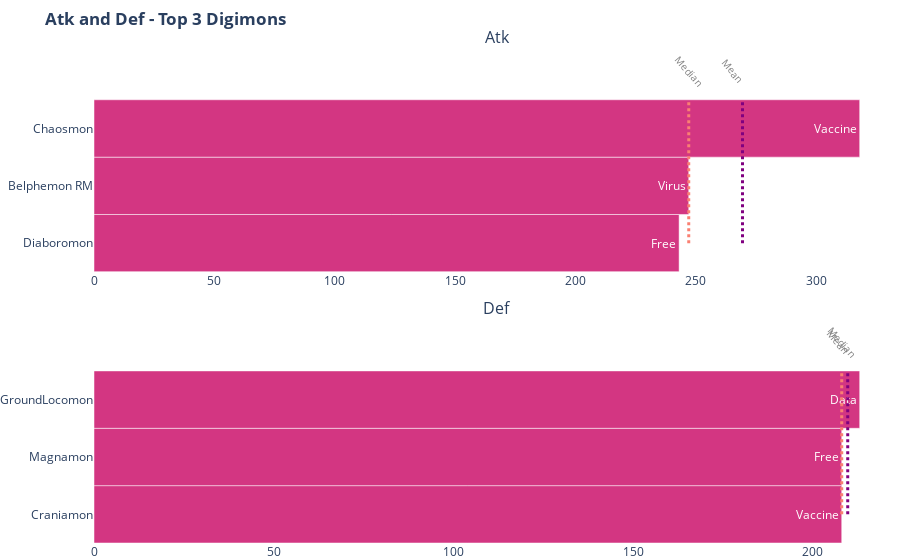

Source (notebook cell):
### Markdown cell above
#### Which team of 3 digimon have the highest attack? Defense?

### Code cell
def plot_column(df, column, top_values=10, color="#d33682"):
    df_total = []
    title = f"<b>{column[0].replace('_',' ').title()} and {column[1].replace('_',' ').title()} - Top {top_values} Digimons</b>"
    mean = df[column].mean()
    median = df[column].median()
    fig = make_subplots(
        rows=2,
        cols=1,
        subplot_titles=(
            f"{column[0].replace('_',' ').title()}",
            f"{column[1].replace('_',' ').title()}",
        ),
        shared_xaxes=False,
        shared_yaxes=False,
        vertical_spacing=0.1,
    )
    for i, col in enumerate(column):
        df_col = df.nlargest(top_values, columns=col).sort_values(
            by=col, ascending=True
        )
        df_total.append(df_col)
        mean = df_total[i][column[i]].mean()
        median = df_total[i][column[i]].median()
        # Plot 1 - Bar chart
        fig.add_trace(
            go.Bar(
                x=df_total[i][col],
                y=df_total[i]["digimon"],
                orientation="h",
                marker_color=color,
                text=df_total[i]["type"],
                opacity=1,
                hovertemplate="<b> Digimon:%{y} </br><b> "
                f"{col.title()}"
                ":%{x} <br> Type:%{text}",
                name="",
            ),
            row=i + 1,
            col=1,
        )

        # add a vertical "MEAN" line
        fig.add_shape(
            type="line",
            x0=mean,
            y0=0,
            x1=mean,
            y1=top_values - 0.5,
            line=dict(color="purple", width=3, dash="dot"),
            row=i + 1,
            col=1,
            visible=True,
            templateitemname=mean,
            name="mean",
        )
        # Add a text annotation for the MEAN value
        fig.add_annotation(
            x=mean,
            y=top_values,
            text="Mean",
            hovertext=f"Mean: {mean:.2f}",
            align="center",
            row=i + 1,
            col=1,
            textangle=50,
            font=dict(size=10, color="gray"),
            xshift=-10,
        )

        # add a vertical "MEDIAN" line
        fig.add_shape(
            type="line",
            x0=median,
            y0=0,
            x1=median,
            y1=top_values - 0.5,
            line=dict(color="salmon", width=3, dash="dot"),
            row=i + 1,
            col=1,
        )
        # Add a text annotation for the MEDIAN value
        fig.add_annotation(
            x=median,
            xref="x",
            y=top_values,
            yref="y",
            text="Median",
            hovertext=f"Median: {median:.2f}",
            align="center",
            row=i + 1,
            col=1,
            textangle=50,
            font=dict(size=10, color="gray"),
            opacity=1,
        )

    fig.update_layout(
        title_text=title,
        uirevision=dict(editable=False),
        bargap=0,
        yaxis1=(
            dict(
                showgrid=False,
                title=None,
                showticklabels=True,
                visible=True,
                zeroline=False,
            )
        ),
        yaxis2=(
            dict(
                showgrid=False,
                title=None,
                showticklabels=True,
            )
        ),
        xaxis1=(
            dict(
                showgrid=False,
                title=None,
                showticklabels=True,
                visible=True,
                zeroline=False,
            )
        ),
        xaxis2=(
            dict(
                showgrid=False,
                title=None,
                showticklabels=True,
                visible=True,
                zeroline=False,
            )
        ),
        margin=dict(l=0, r=0, t=50, b=15),
        showlegend=False,
        hoverlabel=dict(
            bgcolor="#ff8fc5",
            font_family="Times New Roman",
        ),
        template="plotly_white",
        annotations=[
            dict(
                showarrow=False,
            )
        ],
    )
    return fig


fig = plot_column(df=df, column=["atk", "def"], top_values=3)
fig.show()

### Figure 1 — Plotly figure (JSON) as saved in the notebook; plotly's stock layout.template omitted (floating-point values rounded to 4 significant figures)
{"data": [{"hovertemplate": "<b> Digimon:%{y} </br><b> Atk:%{x} <br> Type:%{text}", "marker": {"color": "#d33682"}, "name": "", "opacity": 1, "orientation": "h", "text": ["Free", "Virus", "Vaccine"], "type": "bar", "x": [243, 247, 318], "xaxis": "x", "y": ["Diaboromon", "Belphemon RM", "Chaosmon"], "yaxis": "y"}, {"hovertemplate": "<b> Digimon:%{y} </br><b> Def:%{x} <br> Type:%{text}", "marker": {"color": "#d33682"}, "name": "", "opacity": 1, "orientation": "h", "text": ["Vaccine", "Free", "Data"], "type": "bar", "x": [208, 208, 213], "xaxis": "x2", "y": ["Craniamon", "Magnamon", "GroundLocomon"], "yaxis": "y2"}], "layout": {"annotations": [{"font": {"size": 16}, "showarrow": false, "text": "Atk", "x": 0.5, "xanchor": "center", "xref": "paper", "y": 1, "yanchor": "bottom", "yref": "paper"}, {"font": {"size": 16}, "showarrow": false, "text": "Def", "x": 0.5, "xanchor": "center", "xref": "paper", "y": 0.45, "yanchor": "bottom", "yref": "paper"}, {"align": "center", "font": {"color": "gray", "size": 10}, "hovertext": "Mean: 269.33", "showarrow": false, "text": "Mean", "textangle": 50, "x": 269.3, "xref": "x", "xshift": -10, "y": 3, "yref": "y"}, {"align": "center", "font": {"color": "gray", "size": 10}, "hovertext": "Median: 247.00", "opacity": 1, "showarrow": false, "text": "Median", "textangle": 50, "x": 247, "xref": "x", "y": 3, "yref": "y"}, {"align": "center", "font": {"color": "gray", "size": 10}, "hovertext": "Mean: 209.67", "showarrow": false, "text": "Mean", "textangle": 50, "x": 209.7, "xref": "x2", "xshift": -10, "y": 3, "yref": "y2"}, {"align": "center", "font": {"color": "gray", "size": 10}, "hovertext": "Median: 208.00", "opacity": 1, "showarrow": false, "text": "Median", "textangle": 50, "x": 208, "xref": "x2", "y": 3, "yref": "y2"}], "bargap": 0, "hoverlabel": {"bgcolor": "#ff8fc5", "font": {"family": "Times New Roman"}}, "margin": {"b": 15, "l": 0, "r": 0, "t": 50}, "shapes": [{"line": {"color": "purple", "dash": "dot", "width": 3}, "name": "mean", "templateitemname": "269.3333333333333", "type": "line", "visible": true, "x0": 269.3, "x1": 269.3, "xref": "x", "y0": 0, "y1": 2.5, "yref": "y"}, {"line": {"color": "salmon", "dash": "dot", "width": 3}, "type": "line", "x0": 247, "x1": 247, "xref": "x", "y0": 0, "y1": 2.5, "yref": "y"}, {"line": {"color": "purple", "dash": "dot", "width": 3}, "name": "mean", "templateitemname": "209.66666666666666", "type": "line", "visible": true, "x0": 209.7, "x1": 209.7, "xref": "x2", "y0": 0, "y1": 2.5, "yref": "y2"}, {"line": {"color": "salmon", "dash": "dot", "width": 3}, "type": "line", "x0": 208, "x1": 208, "xref": "x2", "y0": 0, "y1": 2.5, "yref": "y2"}], "showlegend": false, "title": {"text": "<b>Atk and Def - Top 3 Digimons</b>"}, "uirevision": {"editable": false}, "xaxis": {"anchor": "y", "domain": [0, 1], "showgrid": false, "showticklabels": true, "title": {}, "visible": true, "zeroline": false}, "xaxis2": {"anchor": "y2", "domain": [0, 1], "showgrid": false, "showticklabels": true, "title": {}, "visible": true, "zeroline": false}, "yaxis": {"anchor": "x", "domain": [0.55, 1], "showgrid": false, "showticklabels": true, "title": {}, "visible": true, "zeroline": false}, "yaxis2": {"anchor": "x2", "domain": [0, 0.45], "showgrid": false, "showticklabels": true, "title": {}}}}
